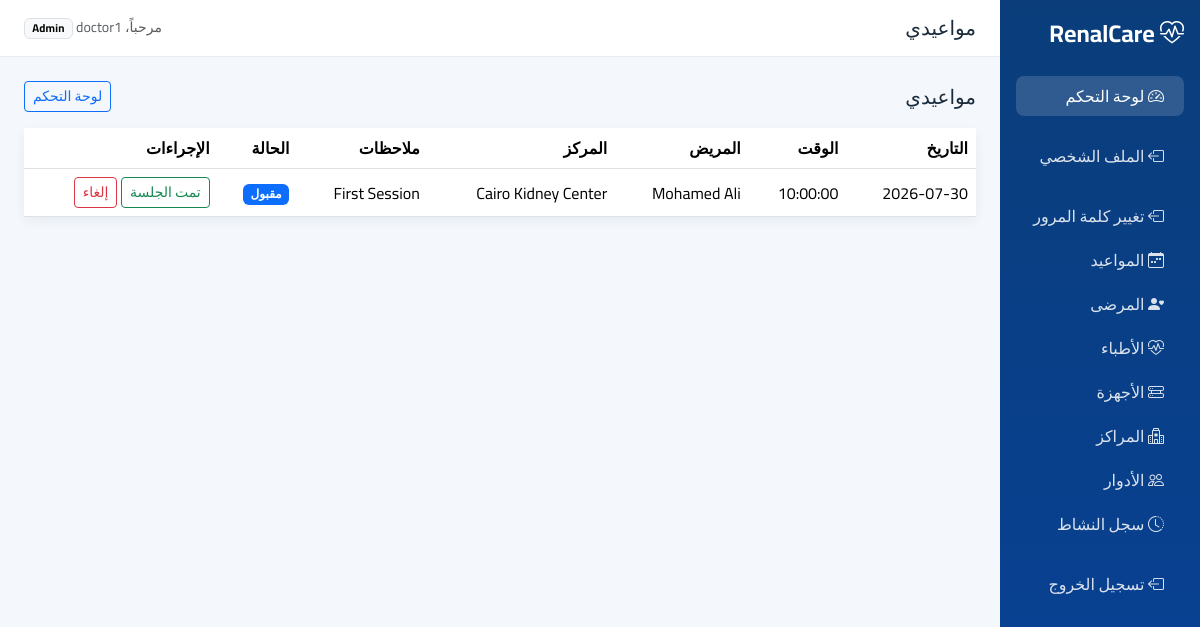
Page /doctor-appointments.php (signed in) on the committed database.
### tables this page shows
CREATE TABLE `appointments` (
  `id` int(11) NOT NULL,
  `patient_id` int(11) DEFAULT NULL,
  `doctor_id` int(11) DEFAULT NULL,
  `center_id` int(11) DEFAULT NULL,
  `appointment_date` date DEFAULT NULL,
  `appointment_time` time DEFAULT NULL,
  `notes` text DEFAULT NULL,
  `status` enum('pending','approved','completed','cancelled') DEFAULT 'pending'
);

CREATE TABLE `patients` (
  `id` int(11) NOT NULL,
  `user_id` int(11) DEFAULT NULL,
  `full_name` varchar(100) DEFAULT NULL,
  `phone` varchar(20) DEFAULT NULL,
  `blood_type` varchar(5) DEFAULT NULL,
  `gender` enum('Male','Female') DEFAULT NULL,
  `birth_date` date DEFAULT NULL,
  `address` text DEFAULT NULL,
  `status` enum('active','inactive') DEFAULT 'active'
);

CREATE TABLE `centers` (
  `id` int(11) NOT NULL,
  `name` varchar(100) DEFAULT NULL,
  `address` text DEFAULT NULL,
  `phone` varchar(20) DEFAULT NULL
);

### doctor-appointments.php (the view, shortened to what this page needs)
<?php
require_once("config/database.php");
$user_id = (int)$_SESSION['user_id'];
$query = "SELECT id, full_name
          FROM doctors
          WHERE user_id='$user_id'
          LIMIT 1";
$result = mysqli_query($conn, $query);
$doctor = mysqli_fetch_assoc($result);
$doctor_id = (int)$doctor['id'];
$query = "SELECT
          appointments.id,
          appointments.appointment_date,
          appointments.appointment_time,
          appointments.notes,
          appointments.status,
          patients.full_name AS patient_name,
          centers.name AS center_name
          FROM appointments
          INNER JOIN patients
          ON appointments.patient_id = patients.id
          LEFT JOIN centers
          ON appointments.center_id = centers.id
          WHERE appointments.doctor_id='$doctor_id'
          ORDER BY
          appointments.appointment_date ASC,
          appointments.appointment_time ASC";
$appointments = mysqli_query($conn, $query);
?>
<?php include "includes/head.php"; ?>
<body>
<div class="container-fluid">
    <div class="row">
        <?php include("includes/sidebar.php"); ?>
        <main class="col-md-9 col-lg-10 p-0">
            <?php include("includes/topbar.php"); ?>
            <div class="p-4">
                <div class="d-flex justify-content-between align-items-center mb-3">
                    <h2 class="h5 mb-0">
                        مواعيدي
                    </h2>
                    <a
                        href="doctor-dashboard.php"
                        class="btn btn-outline-primary btn-sm">
                        لوحة التحكم
                    </a>
                </div>
                <div class="card">
                    <div class="table-responsive">
                        <table class="table table-hover align-middle mb-0">
                            <thead>
                                <tr>
                                    <th>التاريخ</th>
                                    <th>الوقت</th>
                                    <th>المريض</th>
                                    <th>المركز</th>
                                    <th>ملاحظات</th>
                                    <th>الحالة</th>
                                    <th>الإجراءات</th>
                                </tr>
                            </thead>
                            <tbody>
                                <?php if (mysqli_num_rows($appointments) > 0): ?>
                                    <?php while ($row = mysqli_fetch_assoc($appointments)): ?>
                                        <tr>
                                            <td>
                                                <?= htmlspecialchars($row['appointment_date'] ?? '—'); ?>
                                            </td>
                                            <td>
                                                <?= htmlspecialchars($row['appointment_time'] ?? '—'); ?>
                                            </td>
                                            <td>
                                                <?= htmlspecialchars($row['patient_name'] ?? '—'); ?>
                                            </td>
                                            <td>
                                                <?= htmlspecialchars($row['center_name'] ?? '—'); ?>
                                            </td>
                                            <td>
                                                <?= htmlspecialchars($row['notes'] ?? '—'); ?>
                                            </td>
                                            <td>
                                                <?php if ($row['status'] == "pending"): ?>
                                                    <span class="badge text-bg-warning">
                                                        قيد الانتظار
                                                    </span>
                                                <?php elseif ($row['status'] == "approved"): ?>
                                                    <span class="badge text-bg-primary">
                                                        مقبول
                                                    </span>
                                                <?php elseif ($row['status'] == "completed"): ?>
                                                    <span class="badge text-bg-success">
                                                        تمت
                                                    </span>
                                                <?php elseif ($row['status'] == "cancelled"): ?>
                                                    <span class="badge text-bg-danger">
                                                        ملغي
                                                    </span>
                                                <?php else: ?>
                                                    <span class="badge text-bg-secondary">
                                                        <?= htmlspecialchars($row['status']); ?>
                                                    </span>
                                                <?php endif; ?>
                                            </td>
                                            <td class="text-nowrap">
                                                <?php if ($row['status'] == "pending"): ?>
                                                    <form method="post" class="d-inline">
                                                        <input
                                                            type="hidden"
                                                            name="appointment_id"
                                                            value="<?= (int)$row['id']; ?>">
                                                        <input
                                                            type="hidden"
                                                            name="status"
                                                            value="approved">
                                                        <button
                                                            type="submit"
                                                            name="update_status"
                                                            class="btn btn-sm btn-outline-success">
                                                            قبول
                                                        </button>
                                                    </form>
                                                    <form method="post" class="d-inline">
                                                        <input
                                                            type="hidden"
                                                            name="appointment_id"
                                                            value="<?= (int)$row['id']; ?>">
                                                        <input
                                                            type="hidden"
                                                            name="status"
                                                            value="cancelled">
                                                        <button
                                                            type="submit"
                                                            name="update_status"
                                                            class="btn btn-sm btn-outline-danger">
                                                            إلغاء
                                                        </button>
                                                    </form>
                                                <?php elseif ($row['status'] == "approved"): ?>
                                                    <form method="post" class="d-inline">
                                                        <button
                                                            type="submit"
                                                            name="update_status"
                                                            class="btn btn-sm btn-outline-success">
                                                            تمت الجلسة
                                                        </button>
                                                    </form>
                                                    <form method="post" class="d-inline">
                                                        <button
                                                            type="submit"
                                                            name="update_status"
                                                            class="btn btn-sm btn-outline-danger">
                                                            إلغاء
                                                        </button>
                                                    </form>
                                                <?php elseif ($row['status'] == "completed"): ?>
                                                    <span class="text-muted small">
                                                        تم إنهاء الموعد
                                                    </span>
                                                <?php endif; ?>
                                            </td>
                                        </tr>
                                    <?php endwhile; ?>
                                <?php endif; ?>
                            </tbody>
                        </table>
                    </div>
                </div>
            </div>
        </main>
    </div>
</div>
</body>
</html>

### assets/css/app.css (style rules this page uses)
:root { --kc-primary: #0b5ed7; --kc-primary-dark: #084298; --kc-bg: #f4f7fb; --kc-sidebar: #0a3d7a; --kc-card: #ffffff; --kc-text: #1a2b3c; --kc-muted: #6c757d; }
body { font-family: "Cairo", system-ui, sans-serif; background: var(--kc-bg); color: var(--kc-text); }
.card { border: 0; box-shadow: 0 0.25rem 0.75rem rgba(10, 61, 122, 0.06); }

### assets/css/site-extra.css (style rules this page uses)
.table td, .table th { vertical-align: middle; }

### rows in the picture
appointments: appointment_date "2026-07-30", appointment_time "10:00:00", patient.full_name "Mohamed Ali", center.name "Cairo Kidney Center", notes "First Session", status "مقبول"

### other values in the picture
$title "مواعيدي"
$_SESSION['user_name'] "doctor1"
